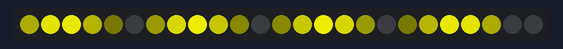
Bench run of a sketch on a simulated Arduino Uno, built with avr-gcc and run on an emulated ATmega328P. Parts: 25 RGB LEDs in strip order, left to right. Dim RGB values are drawn brighter than linear.

Above: at 0.02 s.
At 4.99 s:
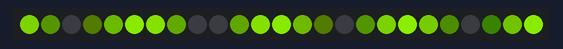
At 9.96 s:
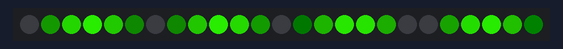
At 19.91 s:
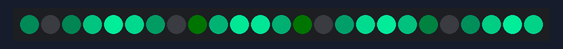
At 29.86 s:
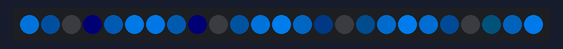
At 39.95 s:
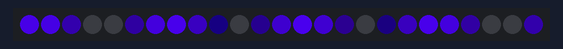

The sketch:

PhoenixShroom.ino
```cpp
#include <Adafruit_NeoPixel.h>

#define PIN_LEDS 1
#define NUM_PIXELS 25
#define MAX_BRIGHTNESS 200

Adafruit_NeoPixel pixels = Adafruit_NeoPixel(NUM_PIXELS, PIN_LEDS);

uint8_t i;
uint32_t clr = 0xffff00;

float scale[NUM_PIXELS];


void setup() {

  pixels.begin();
  pixels.setBrightness(MAX_BRIGHTNESS);

  setPixelsScaled(clr);
  pixels.show();
}

void loop() {

  nextColorGlob();

  setScale();

  setPixelsScaled(clr);

  pixels.show();

  delay(40);
}

void setPixelsScaled(uint32_t color) {
  uint32_t c;

  for (i = 0; i < NUM_PIXELS; i++) {

    c = ((uint32_t)(((color >> 16) & 0xff) * scale[i]) << 16) + ((uint32_t)(((color >> 8) & 0xff) * scale[i]) << 8) + (uint32_t)((color & 0xff) * scale[i]);

    pixels.setPixelColor(i, c);
  }
}

void setScale() {
  unsigned long t = millis();

  for (i = 0; i < NUM_PIXELS; i++) {
    scale[i] = 0.5 + 0.5*sin((i + t/2000.0));
    scale[i] *= scale[i];
  }

}

void setAllPixels(uint32_t color) {
  for (i = 0; i < NUM_PIXELS; i++)
    pixels.setPixelColor(i, (uint32_t)(color * scale[i]));
}


void nextColorGlob() {

  if ((clr & 0x0000ff) == 255
      && (clr & 0x00ff00) > 0)
      clr = clr - 0x000100;
  else if ((clr & 0x0000ff) == 255
      && ((clr & 0xff0000) >> 16) < 255)
      clr = clr + 0x010000;
  else if (((clr & 0xff0000) >> 16) == 255
      && (clr & 0x0000ff) > 0)
      clr =  clr - 0x000001;
  else if (((clr & 0xff0000) >> 16) == 255
      && ((clr & 0x00ff00) >> 8) < 255)
      clr = clr + 0x000100;
  else if (((clr & 0x00ff00) >> 8) == 255
      && (clr & 0xff0000) > 0)
      clr = clr - 0x010000;
  else if (((clr & 0x00ff00) >> 8) == 255
      && ((clr & 0x0000ff)) < 255)
      clr = clr + 0x000001;
  else
      clr = 0xff;
}


uint32_t nextColor(uint32_t color) {

  if ((color & 0x0000ff) == 255
      && (color & 0x00ff00) > 0)
      color = color - 0x000100;
  else if ((color & 0x0000ff) == 255
      && ((color & 0xff0000) >> 16) < 255)
      color = color + 0x010000;
  else if (((color & 0xff0000) >> 16) == 255
      && (color & 0x0000ff) > 0)
      color =  color - 0x000001;
  else if (((color & 0xff0000) >> 16) == 255
      && ((color & 0x00ff00) >> 8) < 255)
      color = color + 0x000100;
  else if (((color & 0x00ff00) >> 8) == 255
      && (color & 0xff0000) > 0)
      color = color - 0x010000;
  else if (((color & 0x00ff00) >> 8) == 255
      && ((color & 0x0000ff)) < 255)
      color = color + 0x000001;
  else
      color = 0xff;

  return color;
}

uint32_t nextColor(uint32_t color, uint8_t incr) {

  for (uint8_t j = 0; j < incr; j++) {

    if ((color & 0x0000ff) == 255
        && (color & 0x00ff00) > 0)
        color = color - 0x000100;
    else if ((color & 0x0000ff) == 255
        && ((color & 0xff0000) >> 16) < 255)
        color = color + 0x010000;
    else if (((color & 0xff0000) >> 16) == 255
        && (color & 0x0000ff) > 0)
        color =  color - 0x000001;
    else if (((color & 0xff0000) >> 16) == 255
        && ((color & 0x00ff00) >> 8) < 255)
        color = color + 0x000100;
    else if (((color & 0x00ff00) >> 8) == 255
        && (color & 0xff0000) > 0)
        color = color - 0x010000;
    else if (((color & 0x00ff00) >> 8) == 255
        && ((color & 0x0000ff)) < 255)
        color = color + 0x000001;
    else
        color = 0xff;
  }

  return color;
}


bool isMainColor(uint32_t color) {

  return (color == 0x0000ff
       || color == 0x00ff00
       || color == 0xff0000
       || color == 0x00ffff
       || color == 0xff00ff
       || color == 0xffff00);
}
```
